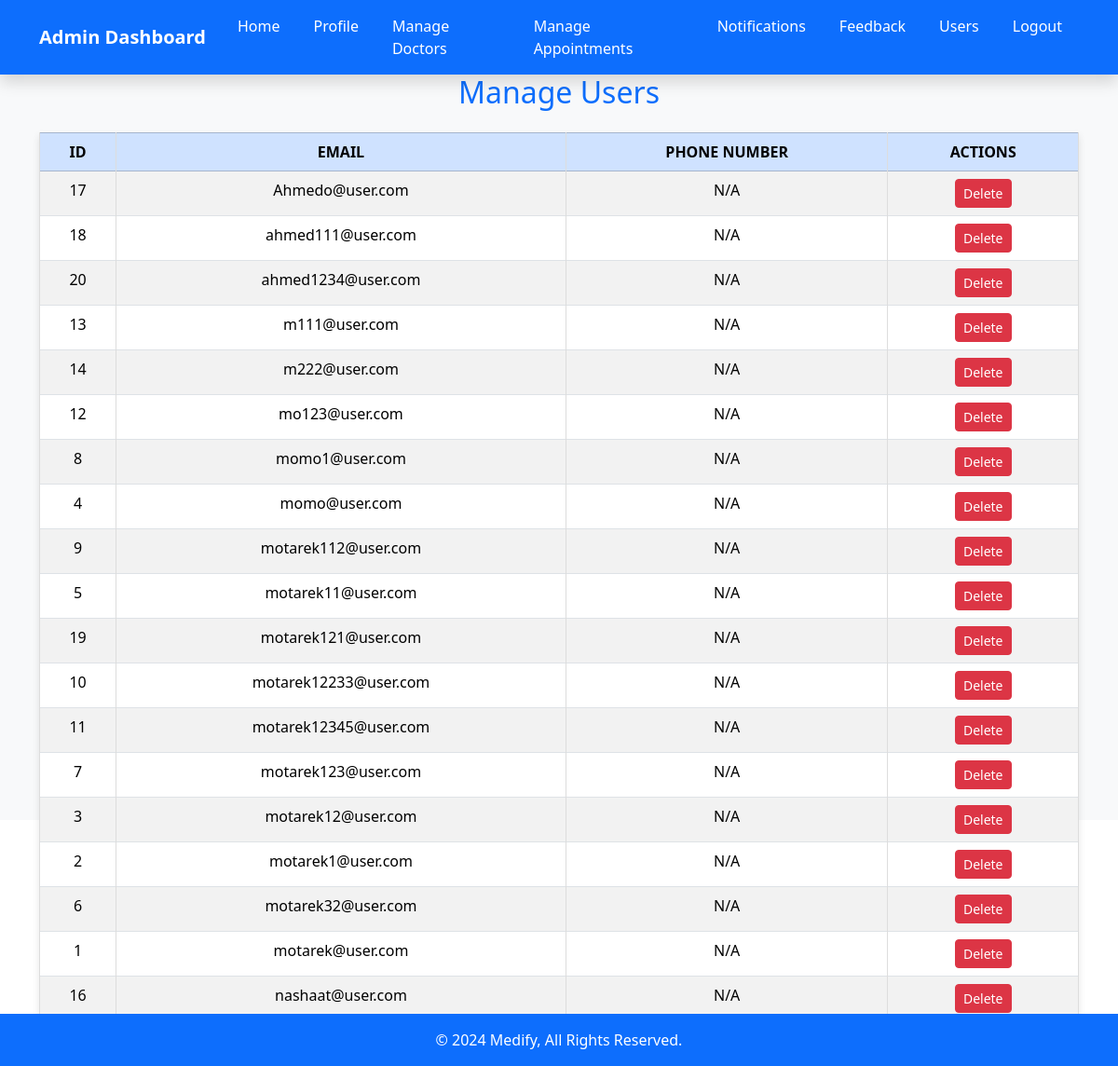
Page /manage_users (signed in) on the committed database.
### tables this page shows
CREATE TABLE users (
            id INTEGER PRIMARY KEY AUTOINCREMENT,
            email TEXT NOT NULL UNIQUE,
            password TEXT NOT NULL
        );

### app.py (the view)
@app.route('/manage_users')
def manage_users():
    if 'user_type' in session and session['user_type'] == 'admin':
        with sqlite3.connect("users.db") as conn:
            cursor = conn.cursor()
            cursor.execute("""
                SELECT u.id, u.email, pn.phone_number
                FROM users u
                LEFT JOIN phone_numbers pn ON u.email = pn.email
            """)
            users = cursor.fetchall()
        return render_template('manage_users.html', users=users)
    return redirect(url_for('login'))

### templates/manage_users.html (shortened to what this page needs)
<!DOCTYPE html>
<html lang="en">
<head>
    <link rel="stylesheet" href="{{ url_for('static', filename='css/manage_users.css') }}">
    <link href="https://cdn.jsdelivr.net/npm/bootstrap@5.3.2/dist/css/bootstrap.min.css" rel="stylesheet">
</head>
<body>
    <nav class="navbar navbar-expand-lg navbar-dark bg-primary shadow">
        <div class="container">
            <a class="navbar-brand fw-bold" href="{{ url_for('index_admin') }}">Admin Dashboard</a>
            <div class="collapse navbar-collapse" id="navbarNav">
                <ul class="navbar-nav ms-auto">
                    <li class="nav-item"><a class="nav-link" href="{{ url_for('index_admin') }}">Home</a></li>
                    <li class="nav-item"><a class="nav-link" href="{{ url_for('profile') }}">Profile</a></li>
                    <li class="nav-item"><a class="nav-link" href="{{ url_for('manage_doctors') }}">Manage Doctors</a></li>
                    <li class="nav-item"><a class="nav-link" href="{{ url_for('manage_appointments') }}">Manage Appointments</a></li>
                    <li class="nav-item"><a class="nav-link" href="{{ url_for('notifications') }}">Notifications</a></li>
                    <li class="nav-item"><a class="nav-link" href="{{ url_for('feedback') }}">Feedback</a></li>
                    <li class="nav-item"><a class="nav-link" href="{{ url_for('manage_users') }}">Users</a></li>
                    <li class="nav-item"><a class="nav-link" href="/logout">Logout</a></li>
                </ul>
            </div>
        </div>
    </nav>
    <section class="vh-100 bg-light">
        <div class="container">
            <h2 class="text-primary mb-4 text-center">Manage Users</h2>
            <table class="table table-bordered table-striped">
                <thead class="table-primary">
                    <tr>
                        <th>ID</th>
                        <th>Email</th>
                        <th>Phone Number</th>
                        <th>Actions</th>
                    </tr>
                </thead>
                <tbody id="usersTable">
                    {% for user in users %}
                    <tr>
                        <td>{{ user[0] }}</td>
                        <td>{{ user[1] }}</td>
                        <td>{{ user[2] if user[2] else 'N/A' }}</td>
                        <td>
                            <form action="{{ url_for('delete_user') }}" method="POST" style="display:inline;">
                                <button type="submit" class="btn btn-sm btn-danger">Delete</button>
                            </form>
                        </td>
                    </tr>
                    {% endfor %}
                </tbody>
            </table>
        </div>
    </section>
    <footer class="bg-primary text-white text-center py-3">
        &copy; 2024 Medify, All Rights Reserved.
    </footer>
</body>
</html>

### static/css/manage_users.css (style rules this page uses)
body { font-family: Arial, sans-serif; background-color: #f8f9fa; color: #212529; }
.navbar { background-color: #007bff; box-shadow: 0 4px 6px rgba(0, 0, 0, 0.1); }
.navbar-brand { font-size: 1.5rem; font-weight: bold; color: white; }
.navbar-nav .nav-link { color: #ffffff; font-size: 1rem; margin: 0 10px; transition: color 0.3s ease; }
table { width: 100%; margin-top: 20px; border-collapse: collapse; text-align: center; background: #ffffff; box-shadow: 0 4px 8px rgba(0, 0, 0, 0.1); }
.table-primary { background-color: #007bff; color: white; }
table th, table td { padding: 10px; border: 1px solid #ddd; font-size: 1rem; }
table th { text-transform: uppercase; font-weight: bold; }
button { font-size: 0.9rem; padding: 5px 10px; border: none; border-radius: 5px; cursor: pointer; }
footer { background-color: #007bff; color: white; text-align: center; padding: 15px 0; position: fixed; bottom: 0; width: 100%; }

### rows in the picture
users: id "17", email "Ahmedo@user.com", user "N/A"
users: id "18", email "ahmed111@user.com", user "N/A"
users: id "20", email "ahmed1234@user.com", user "N/A"
users: id "13", email "m111@user.com", user "N/A"
users: id "14", email "m222@user.com", user "N/A"
users: id "12", email "mo123@user.com", user "N/A"
users: id "8", email "momo1@user.com", user "N/A"
users: id "4", email "momo@user.com", user "N/A"
users: id "9", email "motarek112@user.com", user "N/A"
users: id "5", email "motarek11@user.com", user "N/A"
users: id "19", email "motarek121@user.com", user "N/A"
users: id "10", email "motarek12233@user.com", user "N/A"
users: id "11", email "motarek12345@user.com", user "N/A"
users: id "7", email "motarek123@user.com", user "N/A"
users: id "3", email "motarek12@user.com", user "N/A"
users: id "2", email "motarek1@user.com", user "N/A"
users: id "6", email "motarek32@user.com", user "N/A"
users: id "1", email "motarek@user.com", user "N/A"
users: id "16", email "nashaat@user.com", user "N/A"
